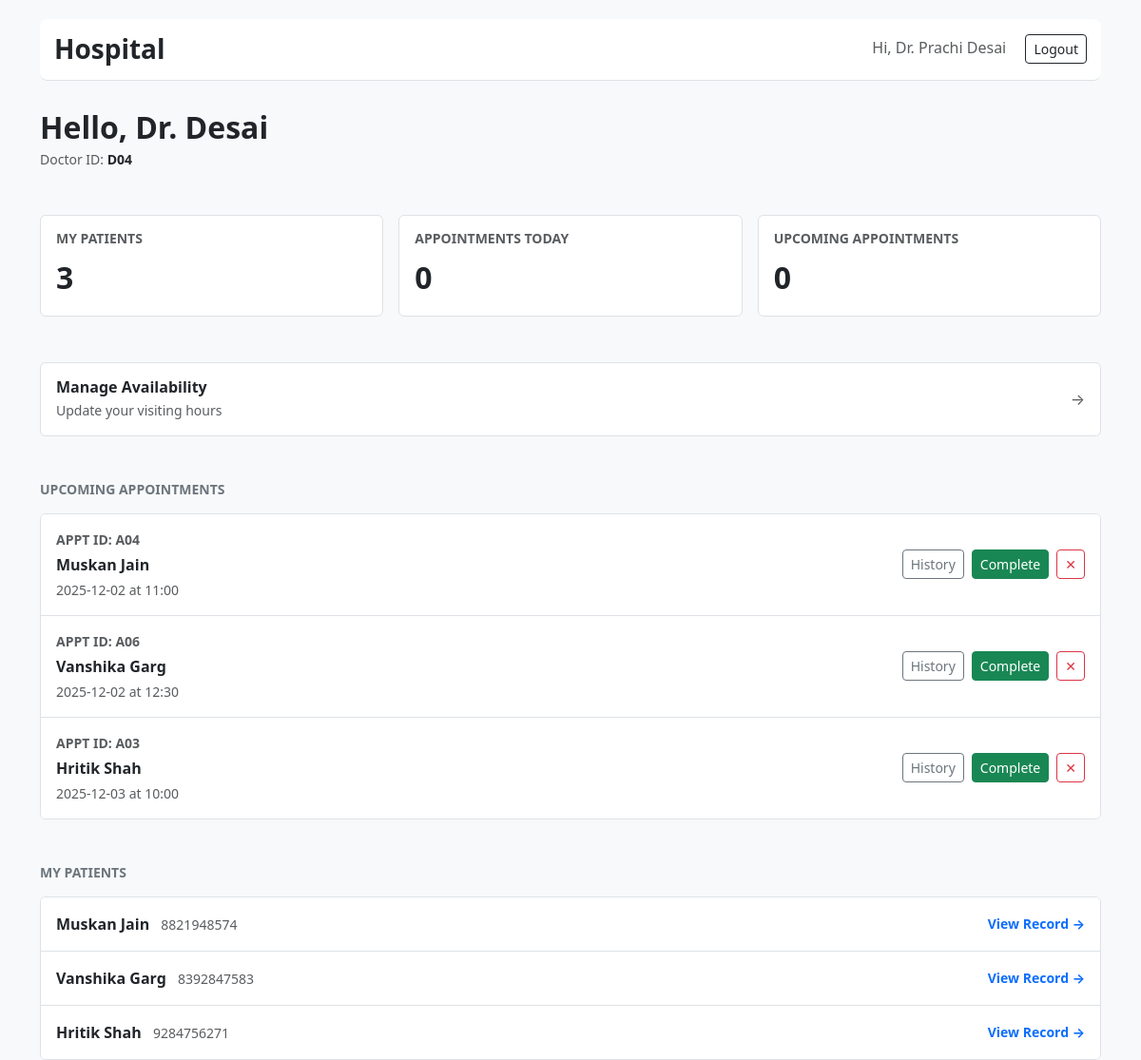
Before: /doctor/dashboard (signed in) with the older database file.
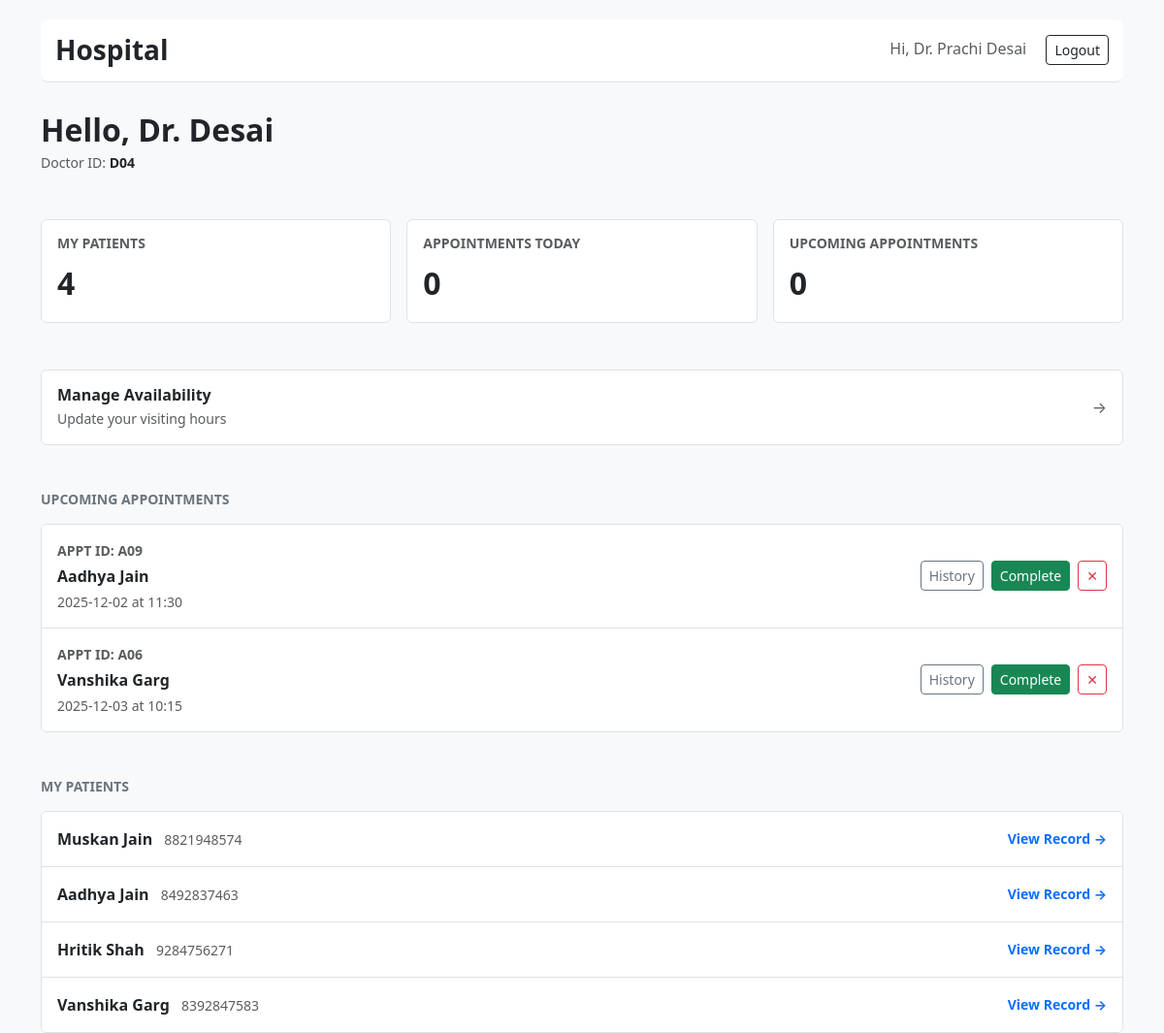
After: the same page with the newer database file.
### tables this page shows
CREATE TABLE appointments (
      id INTEGER PRIMARY KEY AUTOINCREMENT,
      patient_id INTEGER NOT NULL,
      doctor_id INTEGER NOT NULL,
      date TEXT NOT NULL,
      time TEXT NOT NULL,
      end_time TEXT,
      status TEXT NOT NULL DEFAULT 'Booked' CHECK(status IN ('Booked','Completed','Cancelled')),
      created_at TEXT NOT NULL,
      FOREIGN KEY(patient_id) REFERENCES patients(id),
      FOREIGN KEY(doctor_id) REFERENCES doctors(id)
    );

CREATE TABLE users (
      id INTEGER PRIMARY KEY AUTOINCREMENT,
      username TEXT UNIQUE NOT NULL,
      password_hash TEXT NOT NULL,
      role TEXT NOT NULL CHECK(role IN ('admin','doctor','patient')),
      full_name TEXT, email TEXT, phone TEXT, is_active INTEGER DEFAULT 1
    );

CREATE TABLE patients (
      id INTEGER PRIMARY KEY AUTOINCREMENT,
      user_id INTEGER UNIQUE NOT NULL,
      address TEXT, blood_group TEXT, emergency_contact TEXT, age INTEGER,
      FOREIGN KEY(user_id) REFERENCES users(id)
    );

### app.py (the view)
@app.route("/doctor/dashboard")
@login_required(role="doctor")
def doctor_dashboard():
    db = get_db()
    user_id = session["user_id"]
    doctor = db.execute("SELECT * FROM doctors WHERE user_id=?", (user_id,)).fetchone()
    pat_count = db.execute("SELECT COUNT(DISTINCT patient_id) c FROM appointments WHERE doctor_id=?", (doctor["id"],)).fetchone()["c"]
    today_count = db.execute("SELECT COUNT(*) c FROM appointments WHERE doctor_id=? AND date=? AND status='Booked'", (doctor["id"], date.today().isoformat())).fetchone()["c"]
    active_count = db.execute("SELECT COUNT(*) c FROM appointments WHERE doctor_id=? AND datetime(date||' '||time) >= datetime('now') AND status='Booked'", (doctor["id"],)).fetchone()["c"]
    active_appts = db.execute("""
        SELECT a.id, a.date, a.time, u.full_name as patient_name, p.id as patient_id
        FROM appointments a JOIN patients p ON a.patient_id=p.id JOIN users u ON p.user_id=u.id
        WHERE a.doctor_id=? AND a.status='Booked' ORDER BY a.date, a.time
    """, (doctor["id"],)).fetchall()
    patients = db.execute("SELECT DISTINCT p.id as patient_id, u.full_name, u.phone FROM appointments a JOIN patients p ON a.patient_id=p.id JOIN users u ON p.user_id=u.id WHERE a.doctor_id=?", (doctor["id"],)).fetchall()
    return render_template("doctor_dashboard.html", doctor=doctor, total_patients=pat_count, today_count=today_count, active_count=active_count, active_appts=active_appts, patients=patients)

### app.py (called while the page is built)
def get_db():
    if "db" not in g:
        g.db = sqlite3.connect(DB_PATH, detect_types=sqlite3.PARSE_DECLTYPES)
        g.db.row_factory = sqlite3.Row
    return g.db

def login_required(role=None):
    from functools import wraps
    def decorator(f):
        @wraps(f)
        def wrapped(*args, **kwargs):
            if "user_id" not in session: return redirect(url_for("login"))
            if role and session.get("role") != role:
                flash("Access denied.", "danger")
                return redirect(url_for("login"))
            return f(*args, **kwargs)
        return wrapped
    return decorator

### templates/doctor_dashboard.html
{% extends "base.html" %}
{% block content %}
<div class="mb-5">
  <h2 class="fw-bold mb-1">Hello, Dr. {{ session.get('full_name').split()[2] }}</h2>
  <div class="text-muted small">
      Doctor ID: <span class="fw-bold text-dark">D{{ "%02d" | format(doctor.id) }}</span>
  </div>
</div>
<div class="row g-3 mb-5">
  <div class="col-md-4">
    <div class="border rounded p-3 bg-white h-100 d-flex flex-column justify-content-between">
      <h6 class="text-uppercase text-muted fw-bold small mb-2">My Patients</h6>
      <div class="fs-2 fw-bold text-dark">{{ total_patients }}</div>
    </div>
  </div>
  <div class="col-md-4">
    <div class="border rounded p-3 bg-white h-100 d-flex flex-column justify-content-between">
      <h6 class="text-uppercase text-muted fw-bold small mb-2">Appointments Today</h6>
      <div class="fs-2 fw-bold text-dark">{{ today_count }}</div>
    </div>
  </div>
  <div class="col-md-4">
    <div class="border rounded p-3 bg-white h-100 d-flex flex-column justify-content-between">
      <h6 class="text-uppercase text-muted fw-bold small mb-2">Upcoming Appointments</h6>
      <div class="fs-2 fw-bold text-dark">{{ active_count }}</div>
    </div>
  </div>
</div>
<div class="mb-5">
  <a href="{{ url_for('doctor_availability') }}" class="d-block text-decoration-none bg-white border rounded p-3 d-flex justify-content-between align-items-center">
    <div>
      <h6 class="fw-bold text-dark mb-1">Manage Availability</h6>
      <div class="small text-muted">Update your visiting hours</div>
    </div>
    <div class="text-muted">&rarr;</div>
  </a>
</div>
<h6 class="fw-bold text-uppercase text-secondary small mb-3">Upcoming Appointments</h6>
<div class="border rounded overflow-hidden mb-5 bg-white">
  <div class="list-group list-group-flush">
    {% if active_appts %}
      {% for a in active_appts %}
        <div class="list-group-item p-3 d-flex justify-content-between align-items-center">
          <div>
            <div class="text-muted small fw-bold mb-1">APPT ID: A{{ "%02d" | format(a.id) }}</div>
            <div class="fw-bold text-dark mb-1">{{ a.patient_name }}</div>
            <div class="small text-muted">{{ a.date }} at {{ a.time }}</div>
          </div>
          <div class="d-flex gap-2">
             <a class="btn btn-sm btn-outline-secondary" href="{{ url_for('doctor_view_patient_history', patient_id=a.patient_id) }}">History</a>
             <a class="btn btn-sm btn-success" href="{{ url_for('doctor_complete_appointment', appointment_id=a.id) }}">Complete</a>
             <form method="post" action="{{ url_for('doctor_cancel_appointment', appointment_id=a.id) }}" onsubmit="return confirm('Cancel?');">
                <button class="btn btn-sm btn-outline-danger">✕</button>
             </form>
          </div>
        </div>
      {% endfor %}
    {% else %}
      <div class="p-4 text-center text-muted small">No active appointments.</div>
    {% endif %}
  </div>
</div>
<h6 class="fw-bold text-uppercase text-secondary small mb-3">My Patients</h6>
<div class="border rounded overflow-hidden bg-white">
  <div class="list-group list-group-flush">
    {% if patients %}
      {% for p in patients %}
        <a href="{{ url_for('doctor_view_patient_history', patient_id=p.patient_id) }}" class="list-group-item list-group-item-action p-3 d-flex justify-content-between align-items-center">
          <div>
            <span class="fw-bold text-dark">{{ p.full_name }}</span>
            <span class="text-muted small ms-2">{{ p.phone or '' }}</span>
          </div>
          <small class="text-primary fw-bold">View Record &rarr;</small>
        </a>
      {% endfor %}
    {% else %}
      <div class="p-4 text-center text-muted small">No patients assigned yet.</div>
    {% endif %}
  </div>
</div>
{% endblock %}

Changed rows visible on the page:
no longer on this page (row edited): appointments: id "04", patient_name "Muskan Jain", date "2025-12-02", time "11:00"
no longer on this page (row edited): appointments: id "03", patient_name "Hritik Shah", date "2025-12-03", time "10:00"
added appointments: id "09", patient_name "Aadhya Jain", date "2025-12-02", time "11:30"
changed appointments "Vanshika Garg": date "2025-12-02" → "2025-12-03"; time "12:30" → "10:15"
added patients: full_name "Aadhya Jain", phone "8492837463"
shown differently, row unchanged: patients (number 3 of 4 on the later page): moves up the list
Other visible differences:
{{ total_patients }}: "3" → "4"
